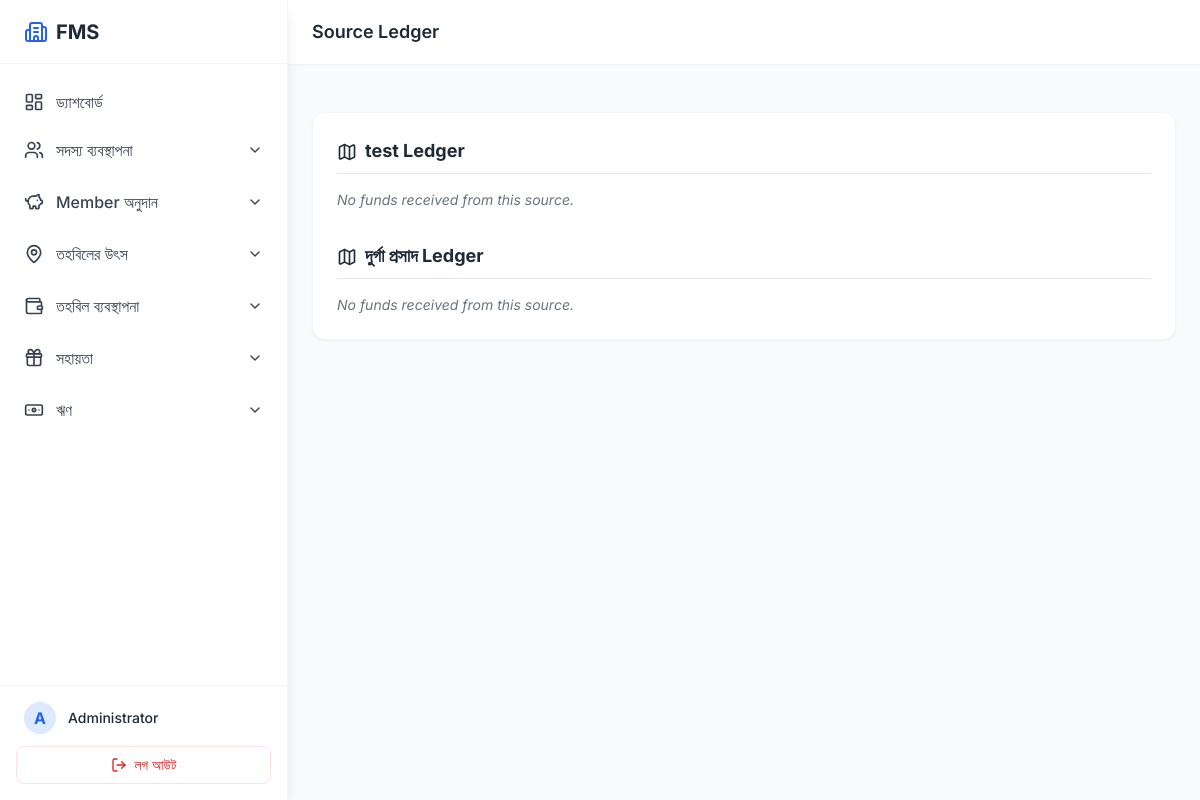
/sources/ledger (signed in), run on the app's committed database.
### app.py (models this page shows)
class SystemUser(UserMixin, db.Model):
    __tablename__ = 'system_users'
    id = db.Column(db.Integer, primary_key=True)
    full_name = db.Column(db.String(150), nullable=False)
    username = db.Column(db.String(100), unique=True, nullable=False)
    password_hash = db.Column(db.String(255), nullable=False)
    phone = db.Column(db.String(20))
    status = db.Column(db.String(20), default='Active')

class FundSource(db.Model):
    __tablename__ = 'fund_sources'
    id = db.Column(db.Integer, primary_key=True)
    name = db.Column(db.String(150), unique=True, nullable=False)
    description = db.Column(db.Text)
    balance = db.Column(db.Float, default=0.0)
    opening_balance = db.Column(db.Float, default=0.0)
    funds = db.relationship('Fund', backref='source', lazy=True)
    members = db.relationship('Member', backref='fund_source', lazy=True)
    ledgers = db.relationship('FundSourceLedger', backref='fund_source', lazy=True)
    contribution_payments = db.relationship('MemberContributionPayment', backref='fund_source', lazy=True)

### app.py (the view)
@app.route('/sources/ledger')
@login_required
def source_ledger(): return render_template('source_ledger.html', sources=FundSource.query.all())

### app.py (called while the page is built)
@login_manager.user_loader
def load_user(user_id):
    return db.session.get(SystemUser, int(user_id))

@app.context_processor
def inject_now():
    return {'now': datetime.utcnow()}

### templates/source_ledger.html
{% extends 'base.html' %}
{% block header_title %}Source Ledger{% endblock %}
{% block content %}
<div class="bg-white p-6 rounded-xl shadow-sm border border-gray-100 space-y-8">
    {% for source in sources %}
    <div>
        <h3 class="text-lg font-bold text-gray-800 mb-4 border-b pb-2"><i data-lucide="map" class="inline w-5 h-5 mr-2"></i>{{ source.name }} Ledger</h3>
        {% if source.funds %}
        <div class="overflow-x-auto">
            <table class="w-full text-left text-sm">
                <thead>
                    <tr class="bg-gray-50">
                        <th class="px-4 py-2 font-medium text-gray-600">Date</th>
                        <th class="px-4 py-2 font-medium text-gray-600">Donor User</th>
                        <th class="px-4 py-2 font-medium text-gray-600">পরিমাণ</th>
                    </tr>
                </thead>
                <tbody>
                    {% for fund in source.funds %}
                    <tr class="border-t border-gray-100">
                        <td class="px-4 py-2 text-gray-600">{{ fund.date.strftime('%Y-%m-%d %H:%M') }}</td>
                        <td class="px-4 py-2 text-gray-600">{{ fund.donor.name }}</td>
                        <td class="px-4 py-2 font-medium text-green-600">${{ "%.2f"|format(fund.amount) }}</td>
                    </tr>
                    {% endfor %}
                </tbody>
            </table>
        </div>
        {% else %}
        <p class="text-sm text-gray-500 italic">No funds received from this source.</p>
        {% endif %}
    </div>
    {% endfor %}
</div>
{% endblock %}

### templates/base.html (shortened to what this page needs)
<!DOCTYPE html>
<html lang="en" class="light">
<head>
    <script src="https://cdn.tailwindcss.com"></script>
</head>
<body class="text-gray-800 flex h-screen overflow-hidden">
    {% if current_user.is_authenticated %}
    <aside id="sidebar" class="w-72 bg-white shadow-lg flex flex-col h-full sidebar border-r border-gray-100 z-50 absolute inset-y-0 left-0 transform -translate-x-full md:relative md:translate-x-0 transition duration-200 ease-in-out">
        <div class="h-16 flex items-center justify-between px-6 border-b border-gray-100 shrink-0">
            <div class="flex items-center">
                <i data-lucide="building-2" class="text-primary w-6 h-6 mr-2"></i>
                <span class="text-xl font-bold text-gray-800">FMS</span>
            </div>
        </div>
        <div class="flex-1 overflow-y-auto py-4">
            <nav class="space-y-1 px-3">
                <a href="{{ url_for('dashboard') }}" class="flex items-center px-3 py-2.5 text-gray-700 hover:bg-blue-50 hover:text-primary rounded-lg font-medium transition-colors whitespace-nowrap overflow-hidden gap-3">
                    <i data-lucide="layout-dashboard" class="w-5 h-5 flex-shrink-0"></i>
                    <span class="truncate">ড্যাশবোর্ড</span>
                </a>
                <div class="relative">
                    <button onclick="toggleMenu('member-menu', this)" class="w-full flex items-center justify-between px-3 py-2.5 text-gray-700 hover:bg-blue-50 hover:text-primary rounded-lg font-medium transition-colors">
                        <div class="flex items-center gap-3 whitespace-nowrap overflow-hidden">
                            <i data-lucide="users" class="w-5 h-5 flex-shrink-0"></i>
                            <span class="truncate">সদস্য ব্যবস্থাপনা</span>
                        </div>
                        <i data-lucide="chevron-down" class="w-4 h-4 chevron"></i>
                    </button>
                </div>
                <div class="relative">
                    <button onclick="toggleMenu('contrib-menu', this)" class="w-full flex items-center justify-between px-3 py-2.5 text-gray-700 hover:bg-blue-50 hover:text-primary rounded-lg font-medium transition-colors">
                        <div class="flex items-center gap-3 whitespace-nowrap overflow-hidden">
                            <i data-lucide="piggy-bank" class="w-5 h-5 flex-shrink-0"></i>
                            <span class="truncate">Member অনুদান</span>
                        </div>
                        <i data-lucide="chevron-down" class="w-4 h-4 chevron"></i>
                    </button>
                </div>
                <div class="relative">
                    <button onclick="toggleMenu('source-menu', this)" class="w-full flex items-center justify-between px-3 py-2.5 text-gray-700 hover:bg-blue-50 hover:text-primary rounded-lg font-medium transition-colors">
                        <div class="flex items-center gap-3 whitespace-nowrap overflow-hidden">
                            <i data-lucide="map-pin" class="w-5 h-5 flex-shrink-0"></i>
                            <span class="truncate">তহবিলের উৎস</span>
                        </div>
                        <i data-lucide="chevron-down" class="w-4 h-4 chevron"></i>
                    </button>
                </div>
                <div class="relative">
                    <button onclick="toggleMenu('fund-menu', this)" class="w-full flex items-center justify-between px-3 py-2.5 text-gray-700 hover:bg-blue-50 hover:text-primary rounded-lg font-medium transition-colors">
                        <div class="flex items-center gap-3 whitespace-nowrap overflow-hidden">
                            <i data-lucide="wallet" class="w-5 h-5 flex-shrink-0"></i>
                            <span class="truncate">তহবিল ব্যবস্থাপনা</span>
                        </div>
                        <i data-lucide="chevron-down" class="w-4 h-4 chevron"></i>
                    </button>
                </div>
                <div class="relative">
                    <button onclick="toggleMenu('assistance-menu', this)" class="w-full flex items-center justify-between px-3 py-2.5 text-gray-700 hover:bg-blue-50 hover:text-primary rounded-lg font-medium transition-colors">
                        <div class="flex items-center gap-3 whitespace-nowrap overflow-hidden">
                            <i data-lucide="gift" class="w-5 h-5 flex-shrink-0"></i>
                            <span class="truncate">সহায়তা</span>
                        </div>
                        <i data-lucide="chevron-down" class="w-4 h-4 chevron"></i>
                    </button>
                </div>
                <div class="relative">
                    <button onclick="toggleMenu('loan-menu', this)" class="w-full flex items-center justify-between px-3 py-2.5 text-gray-700 hover:bg-blue-50 hover:text-primary rounded-lg font-medium transition-colors">
                        <div class="flex items-center gap-3 whitespace-nowrap overflow-hidden">
                            <i data-lucide="banknote" class="w-5 h-5 flex-shrink-0"></i>
                            <span class="truncate">ঋণ</span>
                        </div>
                        <i data-lucide="chevron-down" class="w-4 h-4 chevron"></i>
                    </button>
                </div>
            </nav>
        </div>
        <div class="p-4 border-t border-gray-100">
            <div class="flex items-center mb-3 px-2">
                <div class="w-8 h-8 rounded-full bg-blue-100 text-primary flex items-center justify-center font-bold mr-3">
                    {{ current_user.full_name[0] if current_user.full_name else "U" }}
                </div>
                <div>
                    <p class="text-sm font-medium text-gray-800">{{ current_user.full_name }}</p>
                </div>
            </div>
            <a href="{{ url_for('logout') }}" class="flex items-center justify-center w-full px-4 py-2 text-sm text-red-600 hover:bg-red-50 rounded-lg transition-colors border border-red-100">
                <i data-lucide="log-out" class="w-4 h-4 mr-2"></i> লগ আউট
            </a>
        </div>
    </aside>
    {% endif %}
    <main class="flex-1 flex flex-col h-screen overflow-hidden relative">
        {% if current_user.is_authenticated %}
        <header class="h-16 bg-white shadow-sm flex items-center px-6 z-10 w-full shrink-0">
            <h1 class="text-lg font-semibold text-gray-800 truncate">{% block header_title %}ড্যাশবোর্ড{% endblock %}</h1>
        </header>
        {% endif %}
        <div class="flex-1 overflow-y-auto p-6">
            {% block content %}{% endblock %}
        </div>
    </main>
</body>
</html>

### templates/base.html (style rules this page uses)
body { font-family: 'Inter', sans-serif; background-color: #f8fafc; }
.sidebar { transition: all 0.3s; }
.chevron { transition: transform 0.3s; }

### data on the page
SystemUser: full_name "A", full_name "Administrator"
FundSource: name "test"
FundSource: name "দুর্গা প্রসাদ"
